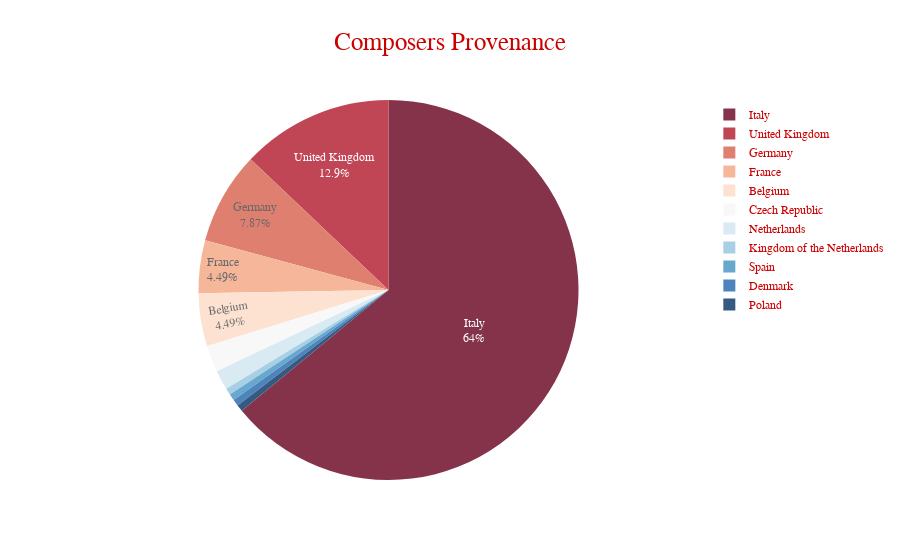

The code cell stored with this chart in its notebook:
### Code cell
viz2 = px.pie(ppp, names='birth country', values='number', color_discrete_sequence=px.colors.sequential.RdBu, opacity=0.8, 
              title='Composers Provenance',
             template='simple_white', hover_name="birth country", hover_data={'birth country':False}
             )

viz2.layout.title.font = dict(
                        family='Trebuchet MS', size=25)
viz2.update_traces(textposition='inside', textinfo='percent+label')

viz2.layout.title.x = 0.5
viz2.layout.title.xanchor = 'center'

viz2.layout.font = dict(
                    family='Trebuchet MS', color='#cc0000')
viz2.update_layout(uniformtext_minsize=10, uniformtext_mode='hide')
viz2

### Figure 1 — Plotly figure (JSON) as saved in the notebook; plotly's stock layout.template omitted (floating-point values rounded to 4 significant figures)
{"data": [{"customdata": [["Italy"], ["United Kingdom"], ["Germany"], ["France"], ["Belgium"], ["Czech Republic"], ["Netherlands"], ["Kingdom of the Netherlands"], ["Spain"], ["Denmark"], ["Poland"]], "domain": {"x": [0, 1], "y": [0, 1]}, "hovertemplate": "<b>%{hovertext}</b><br><br>number=%{value}<extra></extra>", "hovertext": ["Italy", "United Kingdom", "Germany", "France", "Belgium", "Czech Republic", "Netherlands", "Kingdom of the Netherlands", "Spain", "Denmark", "Poland"], "labels": ["Italy", "United Kingdom", "Germany", "France", "Belgium", "Czech Republic", "Netherlands", "Kingdom of the Netherlands", "Spain", "Denmark", "Poland"], "legendgroup": "", "name": "", "opacity": 0.8, "showlegend": true, "textinfo": "percent+label", "textposition": "inside", "type": "pie", "values": [114, 23, 14, 8, 8, 4, 3, 1, 1, 1, 1]}], "layout": {"font": {"color": "#cc0000", "family": "Trebuchet MS"}, "legend": {"tracegroupgap": 0}, "piecolorway": ["rgb(103,0,31)", "rgb(178,24,43)", "rgb(214,96,77)", "rgb(244,165,130)", "rgb(253,219,199)", "rgb(247,247,247)", "rgb(209,229,240)", "rgb(146,197,222)", "rgb(67,147,195)", "rgb(33,102,172)", "rgb(5,48,97)"], "title": {"font": {"family": "Trebuchet MS", "size": 25}, "text": "Composers Provenance", "x": 0.5, "xanchor": "center"}, "uniformtext": {"minsize": 10, "mode": "hide"}}}
